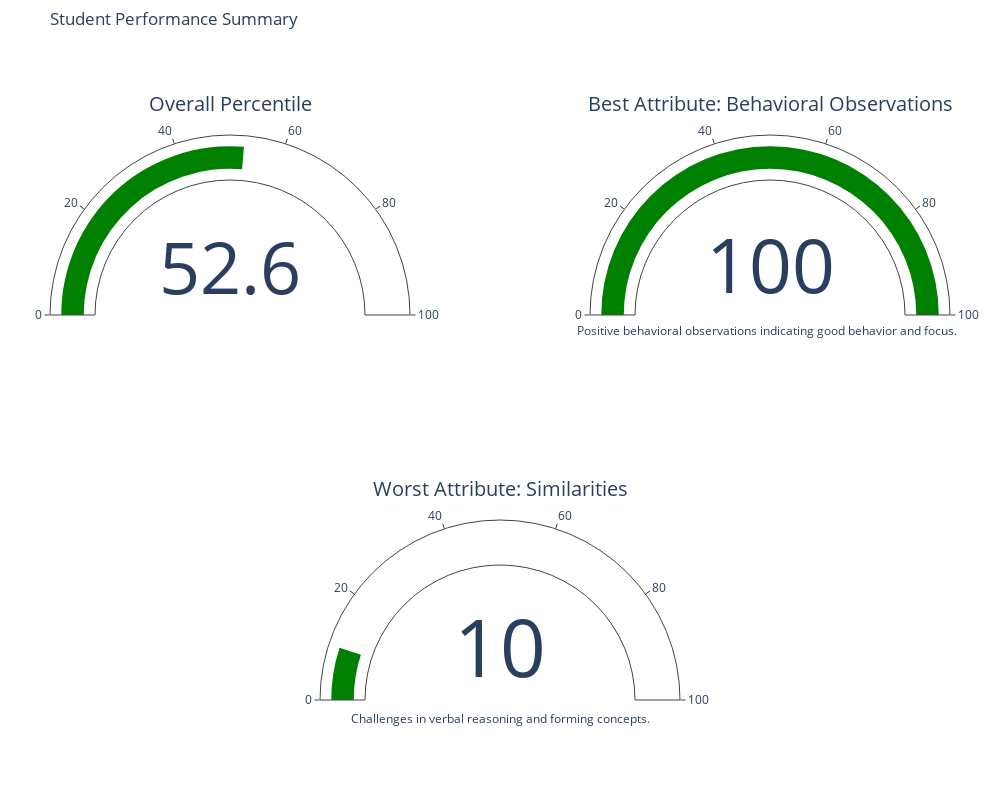

Source (notebook cell):
### Code cell
import plotly.graph_objects as go

# Data for displaying results
result_text = f"Prediction: {prediction_label}<br>Overall Percentile: {overall_percentile:.2f}"
best_text = f"Best Attribute: {best_attribute} (Percentile: {best_attribute_percentile:.2f})"
best_desc = best_attribute_description
worst_text = f"Worst Attribute: {worst_attribute} (Percentile: {worst_attribute_percentile:.2f})"
worst_desc = worst_attribute_description

# Create a radial gauge for percentiles
fig = go.Figure()

# Overall Percentile Gauge
fig.add_trace(go.Indicator(
    mode="gauge+number",
    value=overall_percentile,
    title={'text': "Overall Percentile"},
    gauge={'axis': {'range': [0, 100]}},
    domain={'x': [0, 0.4], 'y': [0.5, 1]}
))

# Best Attribute Gauge
fig.add_trace(go.Indicator(
    mode="gauge+number",
    value=best_attribute_percentile,
    title={'text': f"Best Attribute: {best_attribute}"},
    gauge={'axis': {'range': [0, 100]}},
    domain={'x': [0.6, 1], 'y': [0.5, 1]}
))

# Worst Attribute Gauge
fig.add_trace(go.Indicator(
    mode="gauge+number",
    value=worst_attribute_percentile,
    title={'text': f"Worst Attribute: {worst_attribute}"},
    gauge={'axis': {'range': [0, 100]}},
    domain={'x': [0.3, 0.7], 'y': [0, 0.4]}
))

fig.add_annotation(
    x=1.01, y=0.6,
    text=best_desc,
    showarrow=False,
    font=dict(size=12),
    align="center"
)

fig.add_annotation(
    x=0.5, y=0.03,
    text=worst_desc,
    showarrow=False,
    font=dict(size=12),
    align="center"
)

# Update layout
fig.update_layout(
    title='Student Performance Summary',
    autosize=False,
    width=1000,
    height=800,
    margin=dict(l=50, r=50, b=50, t=50),
)

# Show the plot
fig.show()

### Figure 1 — Plotly figure (JSON) as saved in the notebook; plotly's stock layout.template omitted (floating-point values rounded to 4 significant figures)
{"data": [{"domain": {"x": [0, 0.4], "y": [0.5, 1]}, "gauge": {"axis": {"range": [0, 100]}}, "mode": "gauge+number", "title": {"text": "Overall Percentile"}, "type": "indicator", "value": 52.63}, {"domain": {"x": [0.6, 1], "y": [0.5, 1]}, "gauge": {"axis": {"range": [0, 100]}}, "mode": "gauge+number", "title": {"text": "Best Attribute: Behavioral Observations"}, "type": "indicator", "value": 100}, {"domain": {"x": [0.3, 0.7], "y": [0, 0.4]}, "gauge": {"axis": {"range": [0, 100]}}, "mode": "gauge+number", "title": {"text": "Worst Attribute: Similarities"}, "type": "indicator", "value": 10}], "layout": {"annotations": [{"align": "center", "font": {"size": 12}, "showarrow": false, "text": "Positive behavioral observations indicating good behavior and focus.", "x": 1.01, "y": 0.6}, {"align": "center", "font": {"size": 12}, "showarrow": false, "text": "Challenges in verbal reasoning and forming concepts.", "x": 0.5, "y": 0.03}], "autosize": false, "height": 800, "margin": {"b": 50, "l": 50, "r": 50, "t": 50}, "title": {"text": "Student Performance Summary"}, "width": 1000}}
